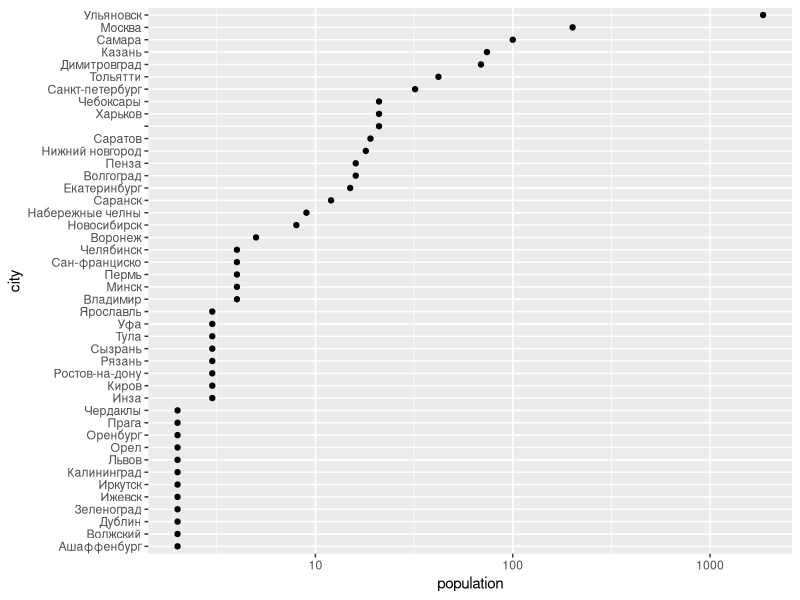
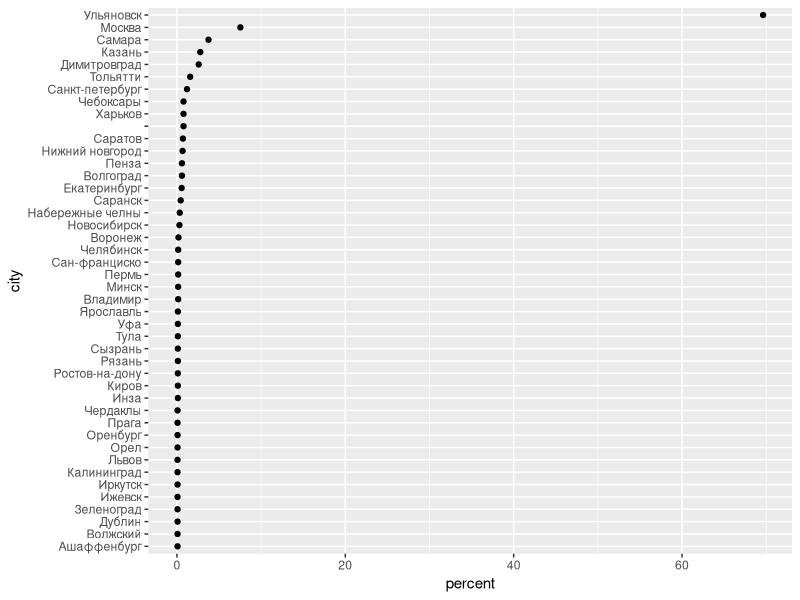

Generate these figures, in order, with R: (Note: this script raises an error after producing the figures.)
#!/usr/bin/env Rscript
library(ggplot2)

users <- read.delim("./data/users.txt")

users <- transform(users, date=as.Date(users$created_at))

# Распределение по городам
area <- data.frame(table(users$city))
colnames(area) <- c("city", "population")
area$city <- with(area, reorder(city, population))

png("r/city_population_log.png", width=1280, height=768, res=150, type="quartz")
qplot(data=area[area$population > 1,], x=city, y=population) + coord_flip() + scale_y_log10()
dev.off()

total <- sum(area$population)
area <- transform(area, percent=(area$population * 100 / total))

png("r/city_population_percent.png", width=1280, height=768, res=150, type="quartz")
qplot(data=area[area$population > 1,], x=city, y=percent) + coord_flip()
dev.off()

# распределение по компаниям
companies <- data.frame(table(users$company))
colnames(companies) <- c("company", "population")
companies <- subset(companies, companies$population > 5 & companies$company != "")
companies$company <- with(companies, reorder(company, population))

png("r/companies.png", width=1280, height=768, res=150, type="quartz")
qplot(data=companies, x=company, y=population, geom="bar") + stat_identity(geom="bar") + coord_flip()
dev.off()


# распределение по дате регистрации
dates <- data.frame(table(as.Date(users$created_at)))
colnames(dates) <- c("date", "population")
png("r/reg_dates.png", width=1280, height=768, res=150, type="quartz")
qplot(data=dates, x=dates$date, y=dates$population, geom="bar", stat="identity") + geom_bar(stat="identity") + theme(axis.text.x=element_text(angle=90))
dev.off()

# Boxplot из количества регистраций за день
png("r/daily_reg.png", width=1280, height=768, res=150, type="quartz")
qplot("Daily", population, data=dates, geom="boxplot")
dev.off()

# Распределение регистраций для пары городов
png("r/city_hist.png", width=1280, height=768, res=150, type="quartz")
qplot(date, data=users[users$city == "Москва" | users$city == "Ульяновск" | users$city == "Самара", ], geom="histogram") + theme(axis.text.x=element_text(angle=90)) + facet_grid(. ~city)
dev.off()

# Распределение регистраций в компаниях с больших количеством участников
large.companies <- companies[companies$population >= 10,]
large.companies.users <- subset(users, is.element(company, large.companies$company))

png("r/company_hist.png", width=1280, height=768, res=150, type="quartz")
qplot(date, data=large.companies.users, geom="histogram") + facet_wrap(~company) + theme(axis.text.x=element_text(angle=90))
dev.off()

